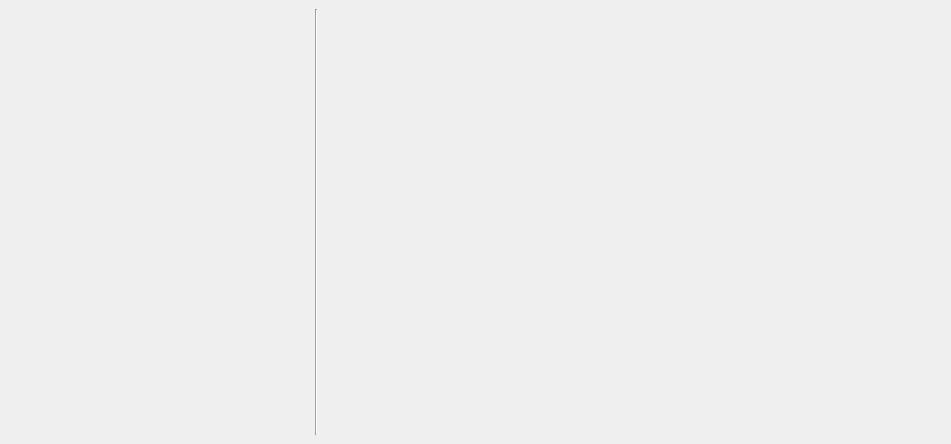
<?xml version="1.0" encoding="UTF-8"?>
<ui version="4.0">
 <class>TabDT5781</class>
 <widget class="QWidget" name="TabDT5781">
  <property name="geometry">
   <rect>
    <x>0</x>
    <y>0</y>
    <width>951</width>
    <height>444</height>
   </rect>
  </property>
  <property name="windowTitle">
   <string>TabDT5781</string>
  </property>
  <layout class="QGridLayout" name="gridLayout">
   <property name="leftMargin">
    <number>9</number>
   </property>
   <property name="topMargin">
    <number>9</number>
   </property>
   <property name="rightMargin">
    <number>9</number>
   </property>
   <property name="bottomMargin">
    <number>9</number>
   </property>
   <property name="spacing">
    <number>6</number>
   </property>
   <item row="0" column="0">
    <widget class="QWidget" name="LeftPanel" native="true">
     <property name="sizePolicy">
      <sizepolicy hsizetype="Fixed" vsizetype="Preferred">
       <horstretch>0</horstretch>
       <verstretch>0</verstretch>
      </sizepolicy>
     </property>
     <property name="minimumSize">
      <size>
       <width>300</width>
       <height>0</height>
      </size>
     </property>
     <layout class="QVBoxLayout" name="layout_LeftPanel">
      <property name="spacing">
       <number>0</number>
      </property>
      <property name="leftMargin">
       <number>0</number>
      </property>
      <property name="topMargin">
       <number>0</number>
      </property>
      <property name="rightMargin">
       <number>0</number>
      </property>
      <property name="bottomMargin">
       <number>0</number>
      </property>
      <item>
       <widget class="QWidget" name="ControlsWidgetPlaceholder" native="true"/>
      </item>
     </layout>
    </widget>
   </item>
   <item row="0" column="1">
    <widget class="Line" name="line">
     <property name="orientation">
      <enum>Qt::Orientation::Vertical</enum>
     </property>
    </widget>
   </item>
   <item row="0" column="2">
    <widget class="QWidget" name="ResultPanel" native="true">
     <property name="sizePolicy">
      <sizepolicy hsizetype="Expanding" vsizetype="Expanding">
       <horstretch>0</horstretch>
       <verstretch>0</verstretch>
      </sizepolicy>
     </property>
     <layout class="QGridLayout" name="layout_ResultPanel">
      <property name="leftMargin">
       <number>0</number>
      </property>
      <property name="topMargin">
       <number>0</number>
      </property>
      <property name="rightMargin">
       <number>0</number>
      </property>
      <property name="bottomMargin">
       <number>0</number>
      </property>
      <property name="spacing">
       <number>0</number>
      </property>
      <item row="0" column="0">
       <widget class="QWidget" name="ResultPanelPlaceholder" native="true"/>
      </item>
     </layout>
    </widget>
   </item>
  </layout>
 </widget>
 <resources/>
 <connections/>
</ui>
